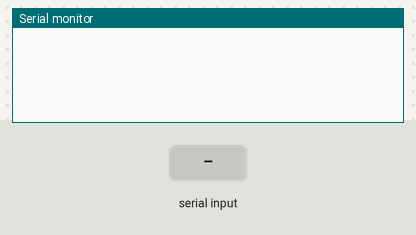
This sketch was run on a simulated Arduino Uno, built with avr-gcc and run on an emulated ATmega328P. Shown: the last lines printed to the serial monitor. The test bench sets the inputs (shaded band).

Above: at 1.2 s.
1.3 s: "90,45\n" received over Serial
At 2.0 s:
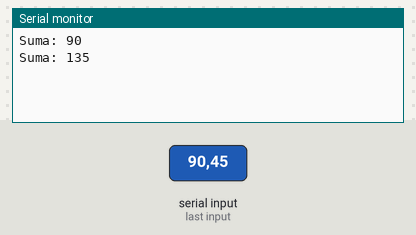
2.8 s: "30,150\n" received over Serial
At 4.8 s:
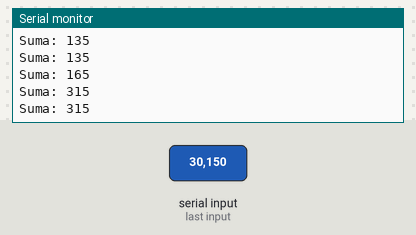
Timing chart, 0 to 6.3 s (numbered marks = the images above; inputs shaded):
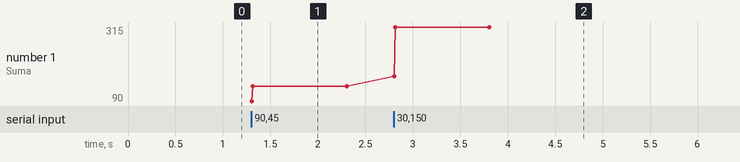

Measured:
- after the input at 1.3 s, the serial monitor: prints a new line at once (image 1)
- after the input at 2.8 s, the serial monitor: prints a new line at once (image 2)
- plotted number 1: 135 → 315 after the input at 2.8 s

The sketch:

zad1.ino
```cpp
int incomingByte = 0;
int sum = 0;
void setup() {
  // put your setup code here, to run once:
  Serial.begin(9600);
}

void loop() {
  // put your main code here, to run repeatedly:
  if (Serial.available() > 0)
  {
    incomingByte = Serial.parseInt();
    sum += incomingByte;
    Serial.print("Suma: ");
    Serial.println(sum);
  }
}
```
